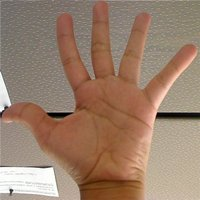
%> input picture 1.jpg, 200 x 200 px
$ octave compareHistogramForLab.m   (GNU Octave 9; MATLAB toolbox functions it lacks are replaced by stand-ins)
%> lines starting %> are read from the running program, lines starting %| are printed output that depends on the picture; in (x1, y1, x2, y2) boxes, pixels count from 0 and x2, y2 are one past the last pixel; in counts of white or black regions, pixels touching at a corner belong together; the program's own positions count from 1
% Four different simiarity measures, including cosine correlation,
% Chi-square test, histogram intersection and Bhattacharyya distance.
% Choose one of measures for computing.
Cosine_correlation=1; Chi_square=2; Intersection=3; Bhattacharyya_distance=4;
method=Bhattacharyya_distance;
% Set bin size in histogram.
% Specify the number of quantization levels.
numberOfLevelsForL = 8;
numberOfLevelsFora = 8;
numberOfLevelsForb = 8;
N = numberOfLevelsForL * numberOfLevelsFora * numberOfLevelsForb;

%Get input image
picture1 =imread('1.jpg');
%> picture1 is the input picture: size 200x200x3 uint8; mean R, G, B 154.3, 127.1, 107.8
picture2 =imread('2.jpg');
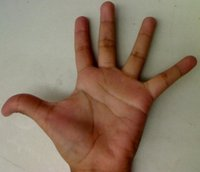
%> input picture 2.jpg, 200 x 172 px
%> picture2 is the input picture: size 172x200x3 uint8; mean R, G, B 140.6, 120.5, 101.1
[x1,y1,z1]=size(picture1);
%> x1 = 200; y1 = 200; z1 = 3
[x2,y2,z2]=size(picture2);
%> x2 = 172; y2 = 200; z2 = 3

% Resize object into the same scale based on smaller one.
if x1*y1 > x2*y2
     picture1=imresize(picture1,[x2 y2],'bicubic');
%> picture1: size 172x200x3 uint8
     picture2=imresize(picture2,[x2 y2],'bicubic');
     rows=x2; cols=y2;
%> after `rows=x2`: rows = 172
%> after `cols=y2`: cols = 200
else picture2=imresize(picture2,[x1 y1],'bicubic');
     picture1=imresize(picture1,[x1 y1],'bicubic');
     rows=x1; cols=y1;
end
%     imshow(uint8([t1,t2]));
c = makecform('srgb2lab');
image1 = double(applycform(picture1,c));
%> image1: size 172x200x3 double; mean of channels 1, 2, 3 141.2, 137.2, 143.2
image2 = double(applycform(picture2,c));
%> image2: size 172x200x3 double; mean of channels 1, 2, 3 132.8, 134.8, 142.7

% split image into L, a & b planes
L1 = image1(:, :, 1);
a1 = image1(:, :, 2);
b1 = image1(:, :, 3);

L2 = image2(:, :, 1);
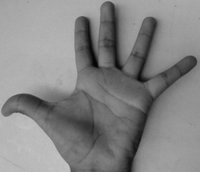
%> L2: size 172x200 double; min 4, max 200, mean 132.8
a2 = image2(:, :, 2);
b2 = image2(:, :, 3);

% Find the max (uint8).
maxValueForL1 = 255; maxValueFora1 = 255; maxValueForb1 = 255;
maxValueForL2 = 255; maxValueFora2 = 255; maxValueForb2 = 255;

% create final histogram matrix of size 8x8x8
LabColorHistogram1 = zeros(numberOfLevelsForL, numberOfLevelsFora, numberOfLevelsForb);
LabColorHistogram2 = zeros(numberOfLevelsForL, numberOfLevelsFora, numberOfLevelsForb);

% create col vector of indexes for later reference
index1 = zeros(rows*cols, 3);
index2 = zeros(rows*cols, 3);

% Put all pixels into one of the "numberOfLevels" levels.
quantizedValueForL1 = ceil(numberOfLevelsForL * L1/maxValueForL1);
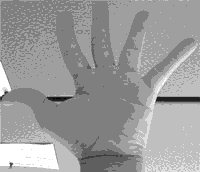
%> quantizedValueForL1: size 172x200 double; min 0, max 8, mean 4.89; drawn with min black and max white
index1(:, 1) = reshape(quantizedValueForL1',[rows*cols,1]);

quantizedValueFora1=ceil(numberOfLevelsFora * a1/maxValueFora1);
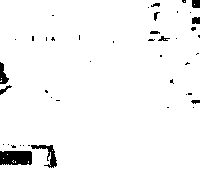
%> quantizedValueFora1: size 172x200 double; values 4 (black) and 5 (white), 96.6% white; 44 black regions (33 under 20 px), largest, box (x1, y1, x2, y2) and area: (0, 151, 32, 165) 425, (31, 145, 57, 168) 199, (0, 62, 9, 84) 112
index1(:, 2) = reshape(quantizedValueFora1',[rows*cols,1]);

quantizedValueForb1=ceil(numberOfLevelsForb * b1/maxValueForb1);
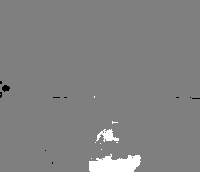
%> quantizedValueForb1: size 172x200 double; min 4, max 6, mean 5.02; drawn with min black and max white
index1(:, 3) = reshape(quantizedValueForb1',[rows*cols,1]);

quantizedValueForL2 = ceil(numberOfLevelsForL * L2/maxValueForL2);
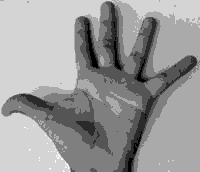
%> quantizedValueForL2: size 172x200 double; min 1, max 7, mean 4.64; drawn with min black and max white
index2(:, 1) = reshape(quantizedValueForL2',[rows*cols,1]);

quantizedValueFora2= ceil(numberOfLevelsFora * a2/maxValueFora2);
index2(:, 2) = reshape(quantizedValueFora2',[rows*cols,1]);

quantizedValueForb2=ceil(numberOfLevelsForb * b2/maxValueForb2);
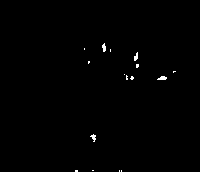
%> quantizedValueForb2: size 172x200 double; values 5 (black) and 6 (white), 0.47% white in thin lines or dots, all inside (x1, y1, x2, y2) = (75, 43, 176, 172)
index2(:, 3) = reshape(quantizedValueForb2',[rows*cols,1]);

% put each value of L,a,b to matrix 8x8x8
% (e.g. if L=7,a=2,b=1 then put 1 to matrix 8x2x2 in position 7,2,1)
for row = 1:size(index1, 1)
    if (index1(row, 1) == 0 || index1(row, 2) == 0 || index1(row, 3) == 0)
        continue;
    end
    LabColorHistogram1(index1(row, 1), index1(row, 2), index1(row, 3)) = ...
        LabColorHistogram1(index1(row, 1), index1(row, 2), index1(row, 3)) + 1;
end
for row = 1:size(index2, 1)
    if (index2(row, 1) == 0 || index2(row, 2) == 0 || index2(row, 3) == 0)
        continue;
    end
    LabColorHistogram2(index2(row, 1), index2(row, 2), index2(row, 3)) = ...
        LabColorHistogram2(index2(row, 1), index2(row, 2), index2(row, 3)) + 1;
end
% normalize LabHist to unit sum
LabColorHistogram1 = LabColorHistogram1(:)';
%> LabColorHistogram1 = 512 values, max 11931 at index 293, min 0 at index 1, mean 67.17
LabColorHistogram1 = LabColorHistogram1/sum(LabColorHistogram1);
%> LabColorHistogram1 = 512 values, max 0.347 at index 293, min 0 at index 1, mean 0.00195

LabColorHistogram2 = LabColorHistogram2(:)';
%> LabColorHistogram2 = 512 values, max 9251 at index 286, min 0 at index 1, mean 67.19
LabColorHistogram2 = LabColorHistogram2/sum(LabColorHistogram2);
%> LabColorHistogram2 = 512 values, max 0.269 at index 286, min 0 at index 1, mean 0.00195

switch method
    case 1
        %compute cosine similarity
        %smaller value, more similar
        LabColorHistogram1=LabColorHistogram1-mean(LabColorHistogram1);
        LabColorHistogram2=LabColorHistogram2-mean(LabColorHistogram2);
        A=sqrt(sum(LabColorHistogram1.^2));
        B=sqrt(sum(LabColorHistogram2.^2));
        C=sum(LabColorHistogram1.*LabColorHistogram2);
        cos=1-C/(A*B);%cosine value
    case 2
        %calculate Chi-Square
        %smaller value, more similar
        A=(LabColorHistogram1-LabColorHistogram2).^2;
        cos=sum(A/LabColorHistogram1);
    case 3
        %calculate histogram intersection
        %smaller value, more similar
        A=sum(min(LabColorHistogram1,LabColorHistogram2));
        cos=1-A;
    case 4
        %calculate Bhattacharyya distance
        %smaller value, more similar
        A=sum(sqrt(LabColorHistogram1.*LabColorHistogram2));
%> A = 0.634
        B=sqrt(mean(LabColorHistogram1).*mean(LabColorHistogram2)*(N^2));
%> B = 1
        cos=sqrt(1-A/B);
%> cos = 0.605
end
